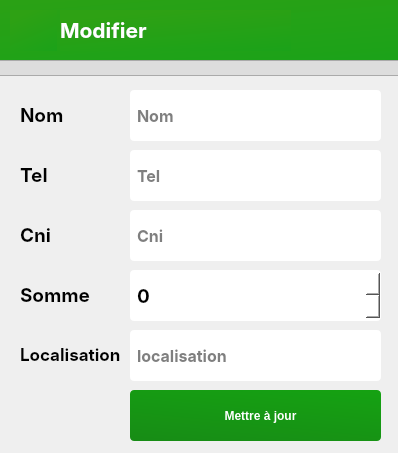
<?xml version="1.0" encoding="UTF-8"?>
<ui version="4.0">
 <class>Dialog</class>
 <widget class="QDialog" name="Dialog">
  <property name="geometry">
   <rect>
    <x>0</x>
    <y>0</y>
    <width>398</width>
    <height>453</height>
   </rect>
  </property>
  <property name="windowTitle">
   <string>Dialog</string>
  </property>
  <widget class="QFrame" name="frame_2">
   <property name="geometry">
    <rect>
     <x>-160</x>
     <y>-30</y>
     <width>561</width>
     <height>91</height>
    </rect>
   </property>
   <property name="styleSheet">
    <string notr="true">background-color: qlineargradient(spread:pad, x1:0.50, y1:0, x2:1, y2:1, stop:0 rgb(46, 161, 20), stop:1 rgb(27, 162, 25));
border-top:none</string>
   </property>
   <property name="frameShape">
    <enum>QFrame::StyledPanel</enum>
   </property>
   <property name="frameShadow">
    <enum>QFrame::Raised</enum>
   </property>
   <widget class="QLabel" name="iconedit">
    <property name="geometry">
     <rect>
      <x>170</x>
      <y>40</y>
      <width>47</width>
      <height>41</height>
     </rect>
    </property>
    <property name="text">
     <string/>
    </property>
   </widget>
   <widget class="QLabel" name="title">
    <property name="geometry">
     <rect>
      <x>220</x>
      <y>40</y>
      <width>231</width>
      <height>41</height>
     </rect>
    </property>
    <property name="font">
     <font>
      <family>Inter</family>
      <pointsize>16</pointsize>
      <weight>75</weight>
      <bold>true</bold>
     </font>
    </property>
    <property name="styleSheet">
     <string notr="true">color:white</string>
    </property>
    <property name="text">
     <string>Modifier</string>
    </property>
   </widget>
  </widget>
  <widget class="QFrame" name="frame_3">
   <property name="geometry">
    <rect>
     <x>-140</x>
     <y>60</y>
     <width>541</width>
     <height>16</height>
    </rect>
   </property>
   <property name="styleSheet">
    <string notr="true">background:#ddd</string>
   </property>
   <property name="frameShape">
    <enum>QFrame::StyledPanel</enum>
   </property>
   <property name="frameShadow">
    <enum>QFrame::Raised</enum>
   </property>
  </widget>
  <widget class="QLineEdit" name="nom">
   <property name="geometry">
    <rect>
     <x>130</x>
     <y>90</y>
     <width>251</width>
     <height>51</height>
    </rect>
   </property>
   <property name="font">
    <font>
     <family>Inter</family>
     <pointsize>12</pointsize>
     <weight>75</weight>
     <bold>true</bold>
    </font>
   </property>
   <property name="styleSheet">
    <string notr="true">background:#fff;
border:none;
padding: 5px;
border-radius:4px;</string>
   </property>
   <property name="placeholderText">
    <string>Nom</string>
   </property>
  </widget>
  <widget class="QLineEdit" name="tel">
   <property name="geometry">
    <rect>
     <x>130</x>
     <y>150</y>
     <width>251</width>
     <height>51</height>
    </rect>
   </property>
   <property name="font">
    <font>
     <family>Inter</family>
     <pointsize>12</pointsize>
     <weight>75</weight>
     <bold>true</bold>
    </font>
   </property>
   <property name="styleSheet">
    <string notr="true">background:#fff;
border:none;
padding: 5px;
border-radius:4px;</string>
   </property>
   <property name="placeholderText">
    <string>Tel</string>
   </property>
  </widget>
  <widget class="QLineEdit" name="cni">
   <property name="geometry">
    <rect>
     <x>130</x>
     <y>210</y>
     <width>251</width>
     <height>51</height>
    </rect>
   </property>
   <property name="font">
    <font>
     <family>Inter</family>
     <pointsize>12</pointsize>
     <weight>75</weight>
     <bold>true</bold>
    </font>
   </property>
   <property name="styleSheet">
    <string notr="true">background:#fff;
border:none;
padding: 5px;
border-radius:4px;</string>
   </property>
   <property name="placeholderText">
    <string>Cni</string>
   </property>
  </widget>
  <widget class="QSpinBox" name="somme">
   <property name="geometry">
    <rect>
     <x>130</x>
     <y>270</y>
     <width>251</width>
     <height>51</height>
    </rect>
   </property>
   <property name="font">
    <font>
     <family>Inter</family>
     <pointsize>14</pointsize>
     <weight>75</weight>
     <bold>true</bold>
    </font>
   </property>
   <property name="styleSheet">
    <string notr="true">background:#fff;
border:none;
padding: 5px;
border-radius:4px;</string>
   </property>
   <property name="minimum">
    <number>0</number>
   </property>
   <property name="maximum">
    <number>90000</number>
   </property>
   <property name="singleStep">
    <number>1</number>
   </property>
  </widget>
  <widget class="QLineEdit" name="localisation">
   <property name="geometry">
    <rect>
     <x>130</x>
     <y>330</y>
     <width>251</width>
     <height>51</height>
    </rect>
   </property>
   <property name="font">
    <font>
     <family>Inter</family>
     <pointsize>12</pointsize>
     <weight>75</weight>
     <bold>true</bold>
    </font>
   </property>
   <property name="styleSheet">
    <string notr="true">background:#fff;
border:none;
padding: 5px;
border-radius:4px;</string>
   </property>
   <property name="placeholderText">
    <string>localisation</string>
   </property>
  </widget>
  <widget class="QPushButton" name="update">
   <property name="geometry">
    <rect>
     <x>130</x>
     <y>390</y>
     <width>251</width>
     <height>51</height>
    </rect>
   </property>
   <property name="font">
    <font>
     <pointsize>9</pointsize>
     <weight>75</weight>
     <bold>true</bold>
    </font>
   </property>
   <property name="cursor">
    <cursorShape>PointingHandCursor</cursorShape>
   </property>
   <property name="styleSheet">
    <string notr="true">background-color: qlineargradient(spread:pad, x1:0, y1:2, x2:1, y2:0, stop:0 rgb(25, 125, 24), stop:1  rgb(21, 162, 18));
color:white;
border-radius:4px;
border:solid 4px;
border-color: red;</string>
   </property>
   <property name="text">
    <string>   Mettre à jour</string>
   </property>
   <property name="icon">
    <iconset>
     <normaloff>../../../.designer/backup/imgs/stat.png</normaloff>../../../.designer/backup/imgs/stat.png</iconset>
   </property>
  </widget>
  <widget class="QLabel" name="label_8">
   <property name="geometry">
    <rect>
     <x>20</x>
     <y>90</y>
     <width>101</width>
     <height>51</height>
    </rect>
   </property>
   <property name="font">
    <font>
     <family>Inter</family>
     <pointsize>14</pointsize>
     <weight>75</weight>
     <bold>true</bold>
    </font>
   </property>
   <property name="text">
    <string>&lt;html&gt;&lt;head/&gt;&lt;body&gt;&lt;p&gt;Nom&lt;/p&gt;&lt;/body&gt;&lt;/html&gt;</string>
   </property>
  </widget>
  <widget class="QLabel" name="label_9">
   <property name="geometry">
    <rect>
     <x>20</x>
     <y>150</y>
     <width>101</width>
     <height>51</height>
    </rect>
   </property>
   <property name="font">
    <font>
     <family>Inter</family>
     <pointsize>14</pointsize>
     <weight>75</weight>
     <bold>true</bold>
    </font>
   </property>
   <property name="text">
    <string>&lt;html&gt;&lt;head/&gt;&lt;body&gt;&lt;p&gt;Tel&lt;/p&gt;&lt;/body&gt;&lt;/html&gt;</string>
   </property>
  </widget>
  <widget class="QLabel" name="label_10">
   <property name="geometry">
    <rect>
     <x>20</x>
     <y>210</y>
     <width>101</width>
     <height>51</height>
    </rect>
   </property>
   <property name="font">
    <font>
     <family>Inter</family>
     <pointsize>14</pointsize>
     <weight>75</weight>
     <bold>true</bold>
    </font>
   </property>
   <property name="text">
    <string>&lt;html&gt;&lt;head/&gt;&lt;body&gt;&lt;p&gt;Cni&lt;/p&gt;&lt;/body&gt;&lt;/html&gt;</string>
   </property>
  </widget>
  <widget class="QLabel" name="label_11">
   <property name="geometry">
    <rect>
     <x>20</x>
     <y>270</y>
     <width>101</width>
     <height>51</height>
    </rect>
   </property>
   <property name="font">
    <font>
     <family>Inter</family>
     <pointsize>14</pointsize>
     <weight>75</weight>
     <bold>true</bold>
    </font>
   </property>
   <property name="text">
    <string>&lt;html&gt;&lt;head/&gt;&lt;body&gt;&lt;p&gt;Somme&lt;/p&gt;&lt;/body&gt;&lt;/html&gt;</string>
   </property>
  </widget>
  <widget class="QLabel" name="label_12">
   <property name="geometry">
    <rect>
     <x>20</x>
     <y>330</y>
     <width>111</width>
     <height>51</height>
    </rect>
   </property>
   <property name="font">
    <font>
     <family>Inter</family>
     <pointsize>13</pointsize>
     <weight>75</weight>
     <bold>true</bold>
    </font>
   </property>
   <property name="text">
    <string>&lt;html&gt;&lt;head/&gt;&lt;body&gt;&lt;p&gt;Localisation&lt;/p&gt;&lt;/body&gt;&lt;/html&gt;</string>
   </property>
  </widget>
 </widget>
 <resources/>
 <connections/>
</ui>
